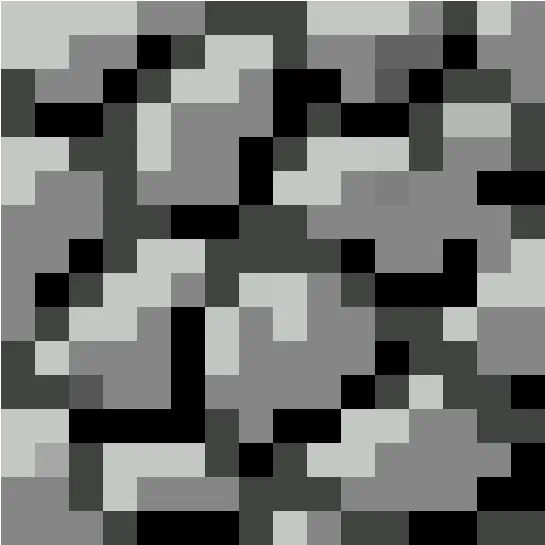
#> input picture 8-bit-wonder/caca.webp, 545 x 545 px
$ python image-resizer.py caca.webp out.png
#> lines starting #> are read from the running program, lines starting #| are printed output that depends on the picture
import sys
from PIL import Image

def resize_pixelart(input_path, output_path, new_width=16, new_height=16):
#> called with input_path = 'caca.webp', output_path = 'out.png', new_width = 16, new_height = 16
    try:
        # Open image
        img = Image.open(input_path)
#> img is the input picture: PIL image 545x545 RGBA; mean R, G, B, A 106.3, 107.6, 106.1, 254.1

        # Resize with nearest-neighbor (preserves pixel art)
        resized_img = img.resize((new_width, new_height), resample=Image.NEAREST)
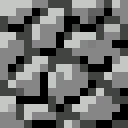
#> resized_img: PIL image 16x16 RGBA (shown 8 times larger); mean R, G, B, A 106.6, 108, 106.5, 255

        # Save output
        resized_img.save(output_path)
        print(f"Saved resized image to '{output_path}' ({new_width}x{new_height})")

    except Exception as e:
        print(f"Error: {e}")

def main():
    if len(sys.argv) != 3:
        print("Usage: python3 image-resizer.py <input_image> <output_image>")
        sys.exit(1)

    input_path = sys.argv[1]
    output_path = sys.argv[2]

    resize_pixelart(input_path, output_path)

if __name__ == "__main__":
    main()
